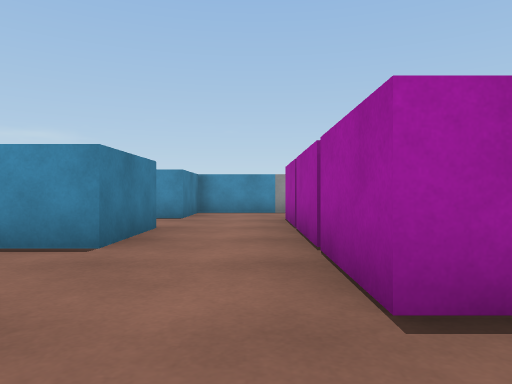
[1] (above)

15 first-person views from a walk through a 3-D level made in the Unity game engine. The camera is 0.27 m above the floor, looks level and sees 70° across. The floor is counted in squares, 0.5 m on a side. Each view is taken from the middle of a square. On the plan, view 1 faces up. The plan holds only what a view shows up to about 9 squares ahead; the rest is blank. Some animated figures are left out.

[2]
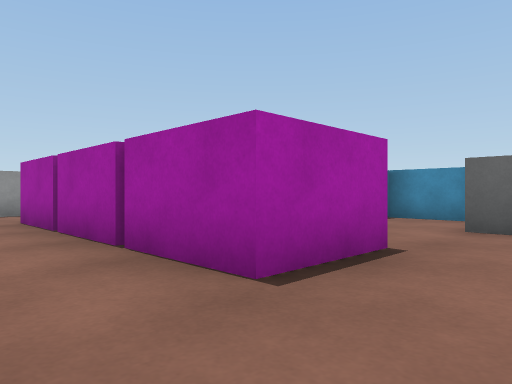

[3]
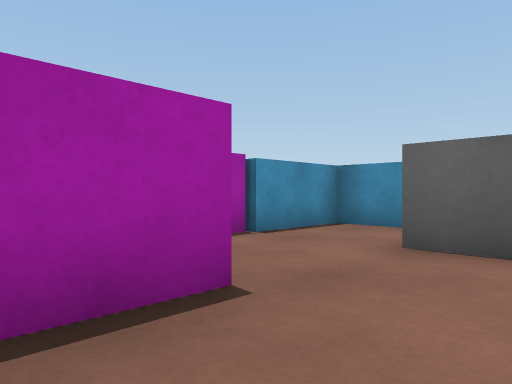

[4]
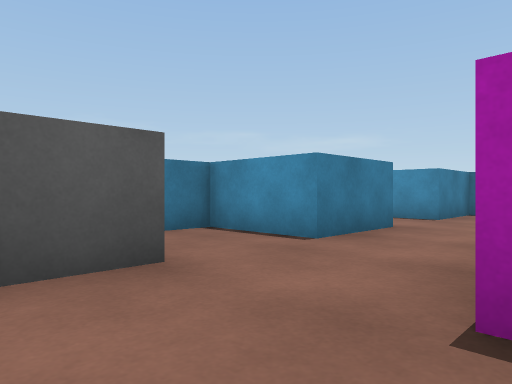

[5]
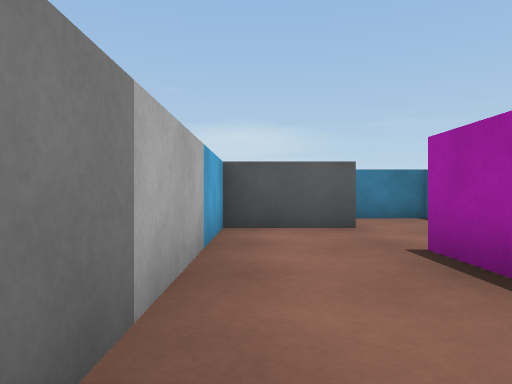

[6]
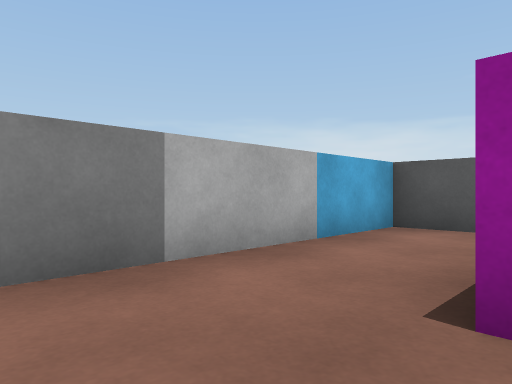

[7]
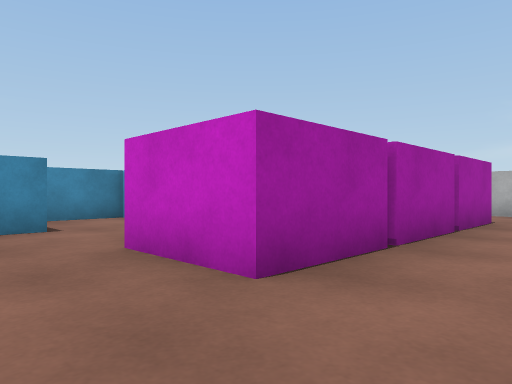

[8]
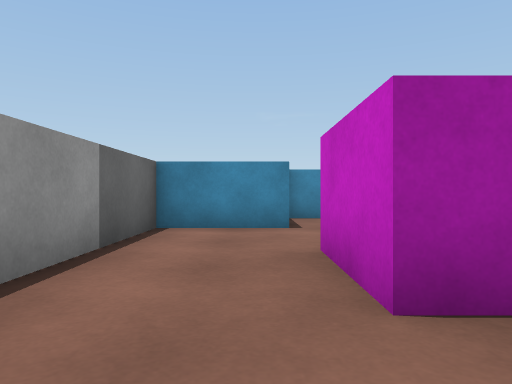

[9]
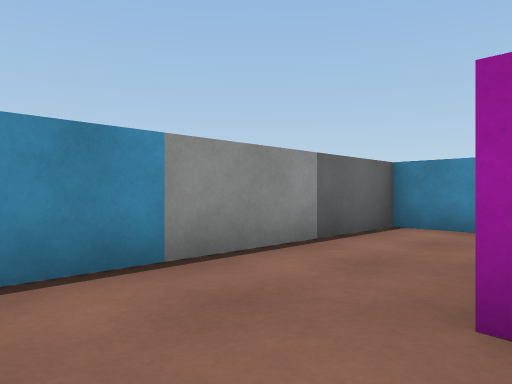

[10]
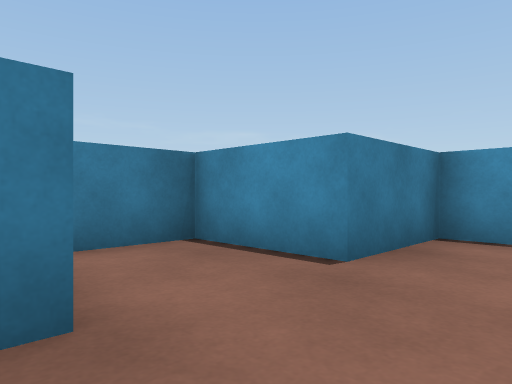

[11]
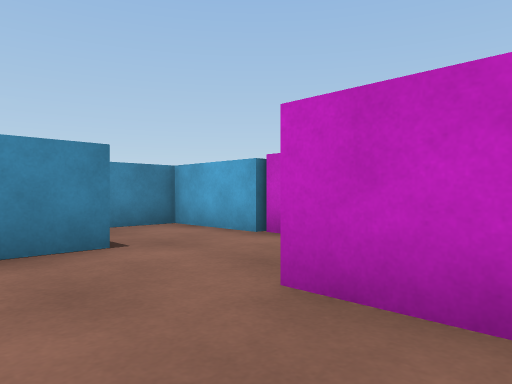

[12]
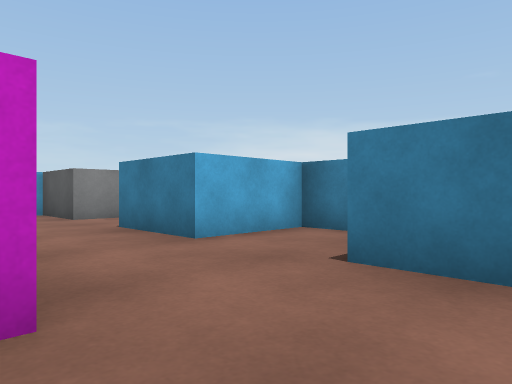

[13]
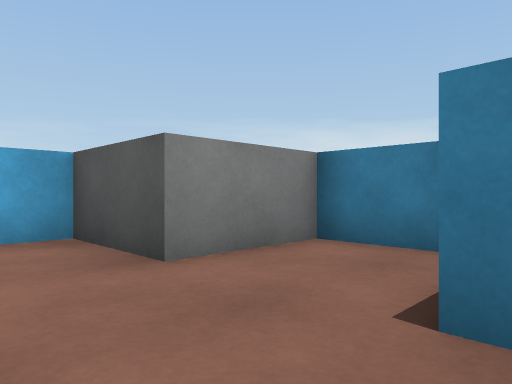

[14]
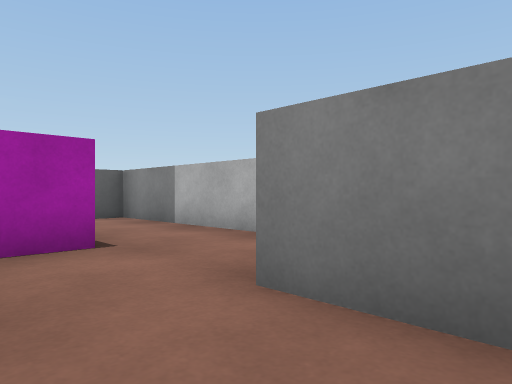

[15]
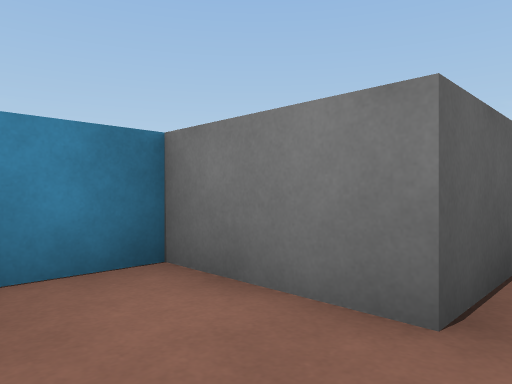

### Floor plan
Points are (right, up) in squares from view 1. A wall is a line through its corners. A room is listed if a view was taken in it or the views show most of it. See-through windows are left out.
Room 1 (views 1, 2, 3, 4, 5, 6, 7, 8, 9, 10, 11, 12, 13, 14, 15)
walls: (4.5, 5.5) (6.5, 5.5) (6.5, 7.4); (4.5, 7.4) (4.5, 9.5) (-1.5, 9.5) (-1.5, 7.5) (-3.5, 7.5) (-3.5, 5.5) (-1.5, 5.5) (-1.5, 3.5) (-3.5, 3.5) (-3.5, 1.5) (-1.5, 1.5) (-1.5, -0.5) (4.5, -0.5) (4.5, 1.5) (6.5, 1.5) (6.5, 3.5) (4.5, 3.5)
objects: block (1, 2) to (2, 3); block (1, 4) to (2, 5); block (1, 6) to (2, 7); block (3, 4) to (4, 5)

Where each view was taken, in squares from view 1:
view 1: 0 up, 0 right, facing up
view 2: 0 up, 1 left, facing up-right
view 3: 0 up, 1 right, facing up-right
view 4: 0 up, 1 right, facing up-left
view 5: 0 up, 4 right, facing left
view 6: 2 up, 4 right, facing down-left
view 7: 9 up, 1 left, facing down-right
view 8: 8 up, 1 left, facing right
view 9: 7 up, 1 left, facing up-right
view 10: 5 up, 0 right, facing up-left
view 11: 9 up, 1 right, facing down-right
view 12: 9 up, 1 right, facing down-left
view 13: 4 up, 0 right, facing down-left
view 14: 3 up, 3 left, facing down-right
view 15: 3 up, 4 right, facing down-right
